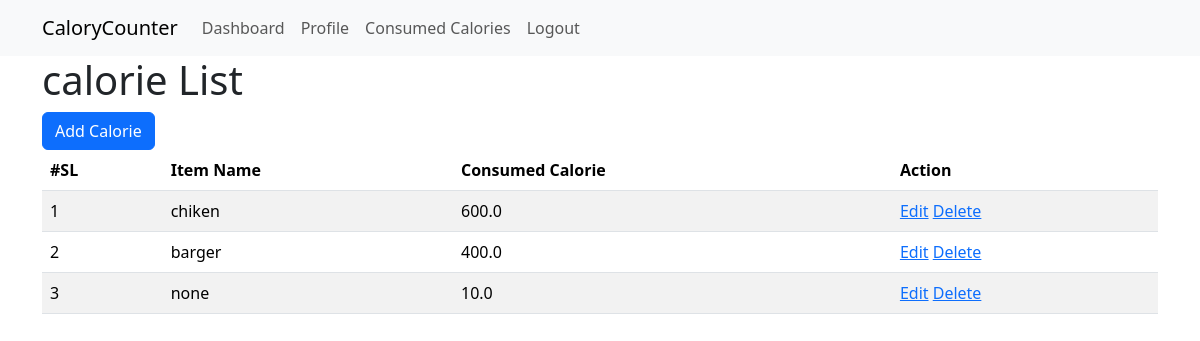
Before: /consumed-calorie-list/ (signed in) with the older database file.
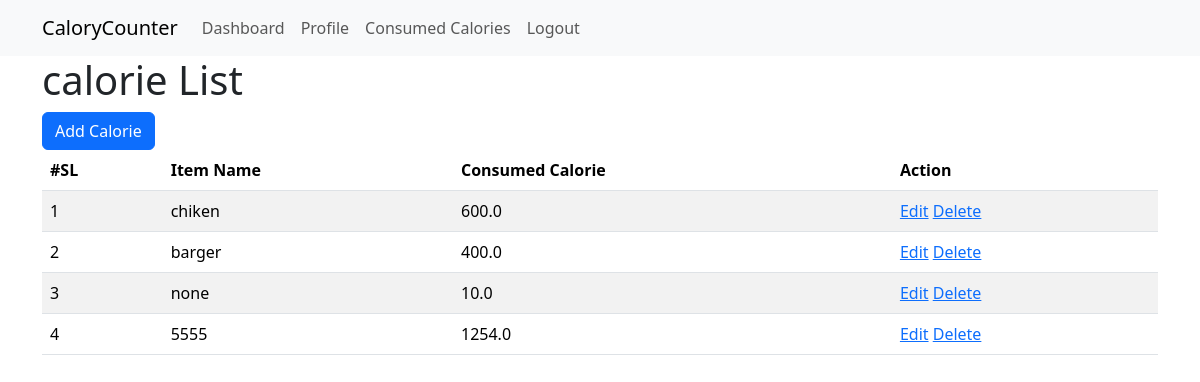
After: the same page with the newer database file.
### CalorieCounter/models.py (models this page shows, shortened)
class ConsumedCalories(models.Model):
    item_name = models.CharField(max_length=200, null=True)
    calorie = models.FloatField(null=True)
    created_at = models.DateField(auto_now_add=True, null=True)
    consumed_by = models.ForeignKey(User, on_delete=models.CASCADE, null=True, related_name='user_calorie')

### CalorieCounter/views.py (the view)
# urls.py: path('consumed-calorie-list/', consumed_calories_list, name='consumed_calories_list'),
def consumed_calories_list(request):
    consumed_data = ConsumedCalories.objects.filter(consumed_by = request.user)
    context ={
        "consumed_data": consumed_data,
    }
    return render(request, 'calorie-list.html', context)

### CalorieCounter/templates/calorie-list.html (shortened to what this page needs)
{% extends 'master/base.html' %}
{% block body %}
<div class="container">
    <h1>calorie List</h1>
    <a href="{% url 'add_calorie' %}" class="btn btn-primary">Add Calorie</a>
    <table class="table table-striped">
    <thead>
    <tr>
      <th scope="col">#SL</th>
      <th scope="col">Item Name</th>
      <th scope="col">Consumed Calorie</th>
      <th scope="col">Action</th>
    </tr>
  </thead>
  <tbody>
    {% for data in consumed_data %}
        <tr>
            <td>{{forloop.counter}}</td>
            <td>{{data.item_name}}</td>
            <td>{{data.calorie}}</td>
            <td>
                <a href="{% url 'Update_calorie' data.id %}">Edit</a>
                <a href="{% url 'delate_calorie' data.id %}">Delete</a>
            </td>
        </tr>
    {% endfor %}
  </tbody>
    </table>
</div>
{% endblock body %}

Changed rows visible on the page:
added ConsumedCalories: item_name "5555", calorie "1254.0"
